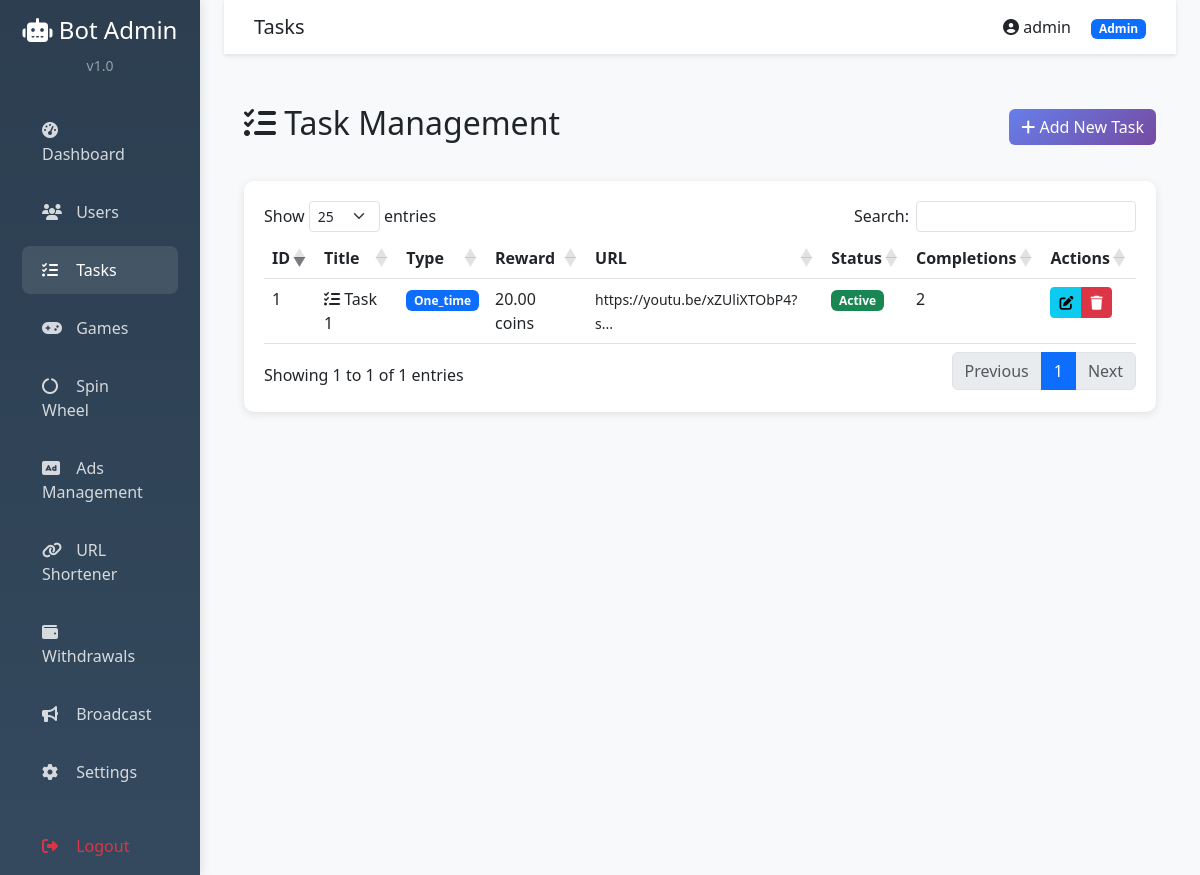
The app's page /admin/tasks.php (signed in) with its own data.
### tables this page shows
CREATE TABLE `tasks` (
  `id` int(11) NOT NULL,
  `title` varchar(255) NOT NULL,
  `description` text DEFAULT NULL,
  `url` varchar(500) DEFAULT NULL,
  `reward` decimal(20,2) NOT NULL,
  `icon` varchar(255) DEFAULT 'fa-tasks',
  `type` enum('one_time','daily') DEFAULT 'one_time',
  `is_active` tinyint(1) DEFAULT 1,
  `sort_order` int(11) DEFAULT 0,
  `ad_network` varchar(50) DEFAULT NULL,
  `created_at` timestamp NULL DEFAULT current_timestamp()
);

### admin/tasks.php (the view, shortened to what this page needs)
<?php
require_once 'header.php';
$db = Database::getInstance()->getConnection();
$stmt = $db->query("SELECT * FROM tasks ORDER BY sort_order ASC, id DESC");
$tasks = $stmt->fetchAll();
?>
<div class="page-header d-flex justify-content-between align-items-center">
    <h2><i class="fas fa-tasks"></i> Task Management</h2>
    <button class="btn btn-gradient" data-bs-toggle="modal" data-bs-target="#createTaskModal">
        <i class="fas fa-plus"></i> Add New Task
    </button>
</div>
<div class="stat-card">
    <div class="table-responsive">
        <table class="table table-hover data-table">
            <thead>
                <tr>
                    <th>ID</th>
                    <th>Title</th>
                    <th>Type</th>
                    <th>Reward</th>
                    <th>URL</th>
                    <th>Status</th>
                    <th>Completions</th>
                    <th>Actions</th>
                </tr>
            </thead>
            <tbody>
                <?php foreach ($tasks as $task):
                    $stmt = $db->prepare("SELECT COUNT(*) FROM user_tasks WHERE task_id = ? AND status = 'completed'");
                    $stmt->execute([$task['id']]);
                    $completions = $stmt->fetchColumn();
                ?>
                <tr>
                    <td><?php echo $task['id']; ?></td>
                    <td>
                        <i class="<?php echo $task['icon']; ?>"></i>
                        <?php echo htmlspecialchars($task['title']); ?>
                    </td>
                    <td>
                        <span class="badge bg-<?php echo $task['type'] === 'daily' ? 'info' : 'primary'; ?>">
                            <?php echo ucfirst($task['type']); ?>
                        </span>
                    </td>
                    <td><?php echo number_format($task['reward'], 2); ?> coins</td>
                    <td><small><?php echo htmlspecialchars(substr($task['url'], 0, 30)); ?>...</small></td>
                    <td>
                        <?php if ($task['is_active']): ?>
                            <span class="badge bg-success">Active</span>
                        <?php else: ?>
                            <span class="badge bg-secondary">Inactive</span>
                        <?php endif; ?>
                    </td>
                    <td><?php echo number_format($completions); ?></td>
                    <td>
                        <div class="btn-group">
                            <button class="btn btn-sm btn-info" onclick='editTask(<?php echo json_encode($task); ?>)'>
                                <i class="fas fa-edit"></i>
                            </button>
                            <button class="btn btn-sm btn-danger" onclick="deleteTask(<?php echo $task['id']; ?>)">
                                <i class="fas fa-trash"></i>
                            </button>
                        </div>
                    </td>
                </tr>
                <?php endforeach; ?>
            </tbody>
        </table>
    </div>
</div>
<?php require_once 'footer.php'; ?>

### admin/header.php (style rules this page uses)
:root { --primary-gradient: linear-gradient(135deg, #667eea 0%, #764ba2 100%); }
body { background-color: #f8f9fa; }
.stat-card { background: white; border-radius: 10px; padding: 20px; box-shadow: 0 2px 8px rgba(0,0,0,0.1); margin-bottom: 20px; transition: transform 0.3s; }
.page-header { margin-bottom: 30px; }
.btn-gradient { background: var(--primary-gradient); border: none; color: white; }

### records on screen
tasks: id "1", title "Task 1", type "One_time", reward "20.00", url "https://youtu.be/xZUliXTObP4?s", is_active "Active", completions "2"

### other values on screen
$currentPage "Tasks"
$_SESSION['admin_username'] "admin"
$_SESSION['admin_role'] "Admin"
